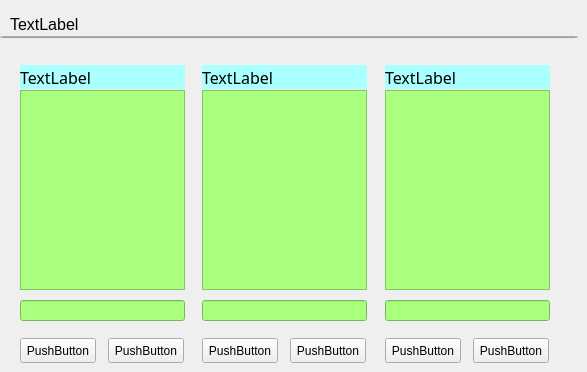
   <widget class="QWidget" name="TabSheet2">
    <attribute name="title">
     <string>Tab 2</string>
    </attribute>
    <widget class="QLabel" name="lblInfoSet">
     <property name="geometry">
      <rect>
       <x>10</x>
       <y>14</y>
       <width>80</width>
       <height>20</height>
      </rect>
     </property>
     <property name="font">
      <font>
       <family>Arial</family>
       <pointsize>12</pointsize>
      </font>
     </property>
     <property name="text">
      <string>TextLabel</string>
     </property>
    </widget>
    <widget class="QLineEdit" name="lineEdit_3">
     <property name="geometry">
      <rect>
       <x>0</x>
       <y>36</y>
       <width>578</width>
       <height>2</height>
      </rect>
     </property>
    </widget>
    <widget class="QLabel" name="lblMedicine">
     <property name="geometry">
      <rect>
       <x>20</x>
       <y>65</y>
       <width>165</width>
       <height>24</height>
      </rect>
     </property>
     <property name="font">
      <font>
       <family>宋体</family>
       <pointsize>12</pointsize>
      </font>
     </property>
     <property name="styleSheet">
      <string notr="true">background-color: rgb(170, 255, 255);</string>
     </property>
     <property name="text">
      <string>TextLabel</string>
     </property>
    </widget>
    <widget class="QLabel" name="lblSubject">
     <property name="geometry">
      <rect>
       <x>202</x>
       <y>65</y>
       <width>165</width>
       <height>24</height>
      </rect>
     </property>
     <property name="font">
      <font>
       <family>宋体</family>
       <pointsize>12</pointsize>
      </font>
     </property>
     <property name="styleSheet">
      <string notr="true">background-color: rgb(170, 255, 255);</string>
     </property>
     <property name="text">
      <string>TextLabel</string>
     </property>
    </widget>
    <widget class="QLabel" name="lblSendDr">
     <property name="geometry">
      <rect>
       <x>385</x>
       <y>65</y>
       <width>165</width>
       <height>24</height>
      </rect>
     </property>
     <property name="font">
      <font>
       <family>宋体</family>
       <pointsize>12</pointsize>
      </font>
     </property>
     <property name="styleSheet">
      <string notr="true">background-color: rgb(170, 255, 255);</string>
     </property>
     <property name="text">
      <string>TextLabel</string>
     </property>
    </widget>
    <widget class="QLineEdit" name="edtMedicine">
     <property name="geometry">
      <rect>
       <x>20</x>
       <y>300</y>
       <width>165</width>
       <height>21</height>
      </rect>
     </property>
     <property name="styleSheet">
      <string notr="true">background-color: rgb(170, 255, 127);</string>
     </property>
    </widget>
    <widget class="QLineEdit" name="edtSubject">
     <property name="geometry">
      <rect>
       <x>202</x>
       <y>300</y>
       <width>165</width>
       <height>21</height>
      </rect>
     </property>
     <property name="styleSheet">
      <string notr="true">background-color: rgb(170, 255, 127);</string>
     </property>
    </widget>
    <widget class="QLineEdit" name="edtSendDr">
     <property name="geometry">
      <rect>
       <x>385</x>
       <y>300</y>
       <width>165</width>
       <height>21</height>
      </rect>
     </property>
     <property name="styleSheet">
      <string notr="true">background-color: rgb(170, 255, 127);</string>
     </property>
    </widget>
    <widget class="QPushButton" name="bitMedicineA">
     <property name="geometry">
      <rect>
       <x>20</x>
       <y>338</y>
       <width>76</width>
       <height>25</height>
      </rect>
     </property>
     <property name="text">
      <string>PushButton</string>
     </property>
    </widget>
    <widget class="QPushButton" name="bitMedicineD">
     <property name="geometry">
      <rect>
       <x>108</x>
       <y>338</y>
       <width>76</width>
       <height>25</height>
      </rect>
     </property>
     <property name="text">
      <string>PushButton</string>
     </property>
    </widget>
    <widget class="QPushButton" name="bitSubjectA">
     <property name="geometry">
      <rect>
       <x>202</x>
       <y>338</y>
       <width>76</width>
       <height>25</height>
      </rect>
     </property>
     <property name="text">
      <string>PushButton</string>
     </property>
    </widget>
    <widget class="QPushButton" name="bitSubjectD">
     <property name="geometry">
      <rect>
       <x>290</x>
       <y>338</y>
       <width>76</width>
       <height>25</height>
      </rect>
     </property>
     <property name="text">
      <string>PushButton</string>
     </property>
    </widget>
    <widget class="QPushButton" name="bitSendDrA">
     <property name="geometry">
      <rect>
       <x>385</x>
       <y>338</y>
       <width>76</width>
       <height>25</height>
      </rect>
     </property>
     <property name="text">
      <string>PushButton</string>
     </property>
    </widget>
    <widget class="QPushButton" name="bitSendDrD">
     <property name="geometry">
      <rect>
       <x>473</x>
       <y>338</y>
       <width>76</width>
       <height>25</height>
      </rect>
     </property>
     <property name="text">
      <string>PushButton</string>
     </property>
    </widget>
    <widget class="QListWidget" name="LbMedicine">
     <property name="geometry">
      <rect>
       <x>20</x>
       <y>90</y>
       <width>165</width>
       <height>200</height>
      </rect>
     </property>
     <property name="font">
      <font>
       <family>宋体</family>
       <pointsize>10</pointsize>
      </font>
     </property>
     <property name="styleSheet">
      <string notr="true">background-color: rgb(170, 255, 127);</string>
     </property>
    </widget>
    <widget class="QListWidget" name="LbSubject">
     <property name="geometry">
      <rect>
       <x>202</x>
       <y>90</y>
       <width>165</width>
       <height>200</height>
      </rect>
     </property>
     <property name="font">
      <font>
       <family>宋体</family>
       <pointsize>10</pointsize>
      </font>
     </property>
     <property name="styleSheet">
      <string notr="true">background-color: rgb(170, 255, 127);</string>
     </property>
    </widget>
    <widget class="QListWidget" name="LbSendDr">
     <property name="geometry">
      <rect>
       <x>385</x>
       <y>90</y>
       <width>165</width>
       <height>200</height>
      </rect>
     </property>
     <property name="font">
      <font>
       <family>宋体</family>
       <pointsize>10</pointsize>
      </font>
     </property>
     <property name="styleSheet">
      <string notr="true">background-color: rgb(170, 255, 127);</string>
     </property>
    </widget>
   </widget>
